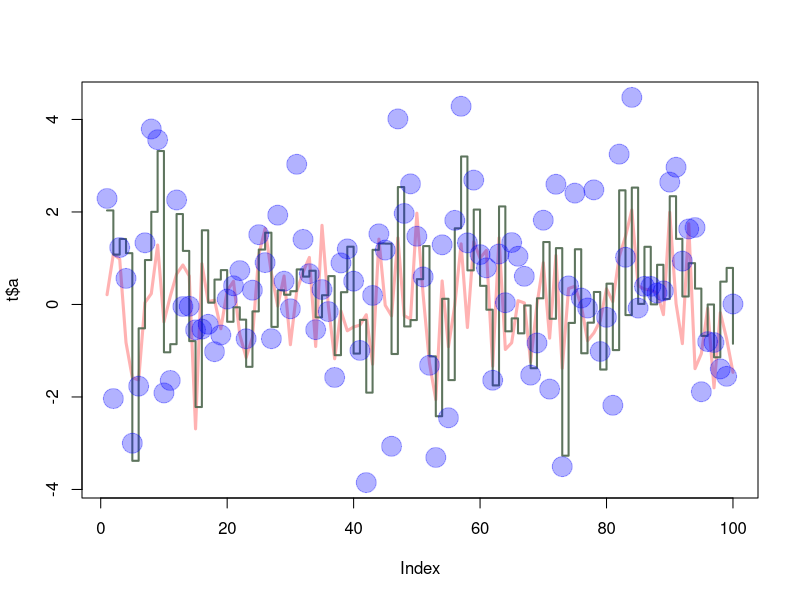

The R source for this figure:
x1 <- rnorm(100)
x2 <- rnorm(100)
x3 <- rnorm(100)
t <- data.frame(a = x1, b = x1 + x2, c = x1 + x2 + x3)
plot(t$a, type="l", ylim=range(t),lwd=3, col=rgb(1,0,0,0.3))
lines(t$b, type="s", lwd=2,col=rgb(0.3,0.4,0.3,0.9))
points(t$c, pch=20, cex=4,col=rgb(0,0,1,0.3))